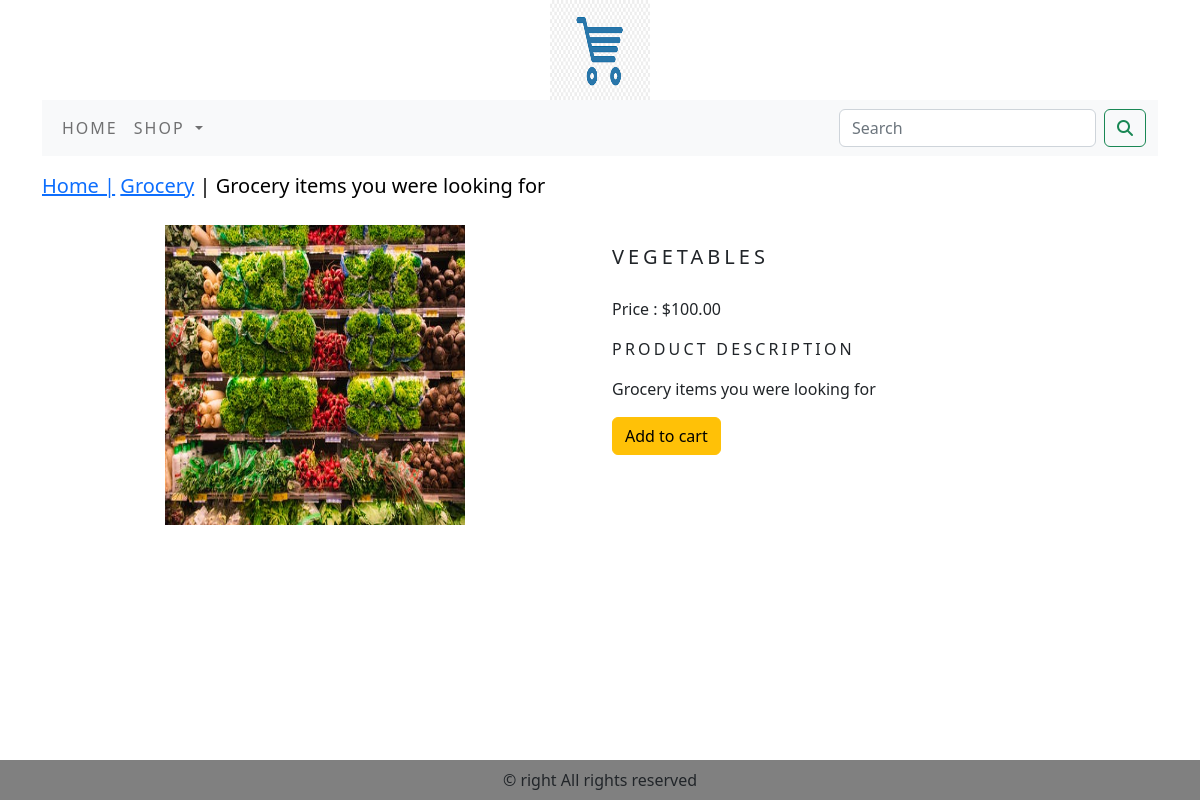
The page /grocery/vegetables/ on the database its author committed.
### shop/models.py (models this page shows, shortened)
class Products(models.Model):
    name = models.CharField(max_length=250, unique=True)
    slug = models.SlugField(max_length=200, unique=True)
    description = models.CharField(max_length=200, blank=True)
    image = models.ImageField(upload_to='products', blank=True)
    price = models.DecimalField(max_digits=10, decimal_places=2)
    category = models.ForeignKey(Category, on_delete=models.CASCADE)
    stock = models.IntegerField()
    available = models.BooleanField(default=True)
    created = models.DateTimeField(auto_now_add=True)
    updated = models.DateTimeField(auto_now=True)
    class Meta:
        ordering = ('name',)
        verbose_name = 'PRODUCT'
        verbose_name_plural = 'PRODUCTS'

class Category(models.Model):
    name = models.CharField(max_length=250, unique=True)
    slug = models.SlugField(max_length=200, unique=True)
    description = models.CharField(max_length=200, blank=True)
    image = models.ImageField(upload_to='category', blank=True)
    class Meta:
        ordering = ('name',)
        verbose_name = 'CATEGORY'
        verbose_name_plural = 'CATEGORIES'
    def get_url(self):
        return reverse("shop:products_by_category", args=[self.slug])
    def __str__(self):
        return self.name

### shop/views.py (the view)
# urls.py: path('<slug:c_slug>/<slug:product_slug>/', views.ProDetail, name='prod_detail'),
def ProDetail(request, c_slug, product_slug):
    try:
        product = Products.objects.get(category__slug=c_slug, slug=product_slug)
        print(type(product))
    except Exception as e:
        raise e
    return render(request, 'product.html', {'product': product})

### cart/context_processors.py (called while the page is built)
def counter(request):
    item_count = 0
    if 'admin' in request.path:
        return {}
    else:
        try:
            cart = Cart.objects.filter(cart_id=cart_id(request))
            cart_items = CartItem.objects.all().filter(cart=cart[:1])
            for cart_item in cart_items:
                print(cart_item.quantity)
                item_count += cart_item.quantity
        except Cart.DoesNotExist:
            item_count = 0
        return dict(item_count=item_count)

### cart/views.py (called while the page is built)
def cart_id(request):
    cart = request.session.session_key
    if not cart:
        cart = request.session.create()
    return cart

### shop/context_processors.py (called while the page is built)
def menu_links(request):
    links = Category.objects.all()
    return dict(links=links)

### templates/product.html (shortened to what this page needs)
{% extends 'base.html' %}
{% load static %}
{% block body %}
<div class="row my_prod_row_class">
    <div class="mx-auto">
        <a href="{% url 'shop:allProdCat' %}">Home |</a>
        <a href="{{product.category.get_url}}"> {{product.category}}</a> | {{product.description}}
    </div>
<div class="container">
<br>
<div class="row">
        <div class="col-12 col-sm-12 col-md-12 col-lg-6 text-center">
            <div style="min-width:18rem;">
                    <img src="{{product.image.url}}" alt="{{product.name}}" height="300px;" width="300px;">
            </div>
        </div>
        <div class="col-12 col-sm-12 col-md-12 col-lg-6">
                <div>
                        <h1 class="my_prod_title">{{product.name}}</h1>
                        <p>Price : ${{product.price}}</p>
                        <p class="my_title">Product description</p>
                        <p class="text-justify my_prod_text">{{product.description}}</p>
                        {% if product.stock <= 0 %}
                        <p class="text-justify my_prod_text">Out of stock</p>
                        {% else %}
                        <a class="btn btn-warning" href="{% url 'cart:add_cart' product.id %}">Add to cart</a>
                        {% endif %}
                </div>
        </div>
</div>
</div>
</div>
{% endblock %}

### static/css/custom.css (style rules this page uses)
body { font-family: "Lucida Console", "Courier New", monospace; }
.my_title { font-size:16px; text-transform:uppercase; letter-spacing:.2em; }
.my_prod_row_class { padding-top:15px; padding-bottom:20px; }
.my_prod_row_class .mx-auto { color:black; font-size:20px; font-decoration:none; }
.my_prod_title { font-size:20px; padding-top:20px; padding-bottom:20px; letter-spacing:.2em; text-transform:uppercase; }
.my_prod_text { padding-right:20px; }

### rows shown on the page
Products: category "Grocery", description "Grocery items you were looking for", image (picture), name "VEGETABLES", price "100.00"
